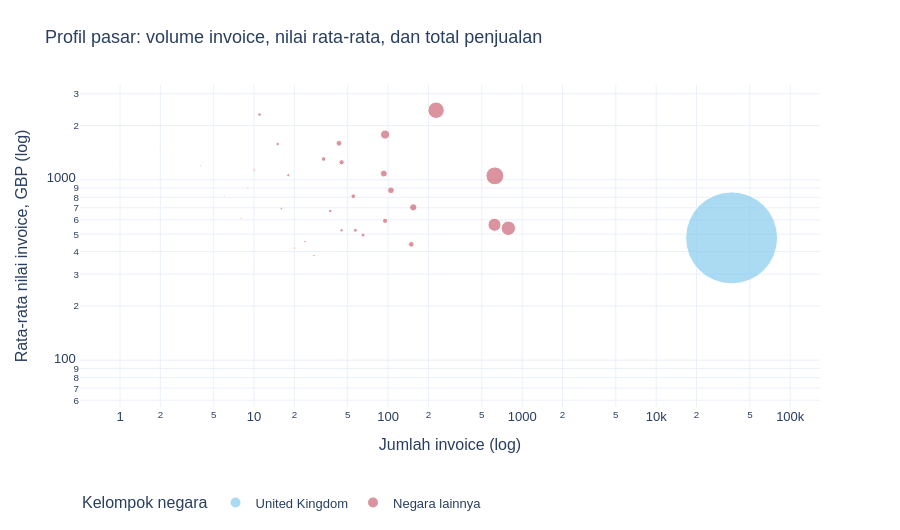

Notebook code cell kept with this figure:
### Code cell
# Visualisasi 6: analisis multidimensi negara dengan sumbu logaritmik.
fig6 = px.scatter(
    country, x='JumlahInvoice', y='RataRataInvoiceGBP', size='PenjualanGBP',
    color='Segmen', hover_name='Country', log_x=True, log_y=True, size_max=65,
    hover_data={'PenjualanGBP': ':,.2f', 'PangsaPersen': ':.2f',
                'JumlahInvoice': ':,', 'RataRataInvoiceGBP': ':,.2f', 'Segmen': False},
    labels={'JumlahInvoice': 'Jumlah invoice (log)',
            'RataRataInvoiceGBP': 'Rata-rata nilai invoice, GBP (log)',
            'PenjualanGBP': 'Penjualan (GBP)', 'PangsaPersen': 'Pangsa (%)'},
    title='Profil pasar: volume invoice, nilai rata-rata, dan total penjualan',
)
fig6.update_layout(height=530, legend=dict(title='Kelompok negara', orientation='h', y=-0.25))
tampilkan(fig6, '03_06_profil_negara')

### Figure 1 — Plotly figure (JSON) as saved in the notebook; plotly's stock layout.template omitted (floating-point values rounded to 4 significant figures)
{"data": [{"customdata": [[17410000.0, 85.03, "United Kingdom"]], "hovertemplate": "<b>%{hovertext}</b><br><br>Jumlah invoice (log)=%{x:,}<br>Rata-rata nilai invoice, GBP (log)=%{y:,.2f}<br>Penjualan (GBP)=%{customdata[0]:,.2f}<br>Pangsa (%)=%{customdata[1]:.2f}<extra></extra>", "hovertext": ["United Kingdom"], "legendgroup": "United Kingdom", "marker": {"color": "rgb(136, 204, 238)", "size": [17410000.0], "sizemode": "area", "sizeref": 4121.0, "symbol": "circle"}, "mode": "markers", "name": "United Kingdom", "orientation": "v", "showlegend": true, "type": "scatter", "x": [36535], "xaxis": "x", "y": [476.5], "yaxis": "y"}, {"customdata": [[658800.0, 3.217, "Negara lainnya"], [554000.0, 2.706, "Negara lainnya"], [425000.0, 2.076, "Negara lainnya"], [350500.0, 1.712, "Negara lainnya"], [169300.0, 0.8267, "Negara lainnya"], [108300.0, 0.5291, "Negara lainnya"], [100700.0, 0.4917, "Negara lainnya"], [91870.0, 0.4487, "Negara lainnya"], [68580.0, 0.3349, "Negara lainnya"], [65390.0, 0.3193, "Negara lainnya"], [56320.0, 0.2751, "Negara lainnya"], [56280.0, 0.2749, "Negara lainnya"], [44620.0, 0.2179, "Negara lainnya"], [43020.0, 0.2101, "Negara lainnya"], [32110.0, 0.1568, "Negara lainnya"], [29930.0, 0.1461, "Negara lainnya"], [25320.0, 0.1236, "Negara lainnya"], [24850.0, 0.1214, "Negara lainnya"], [23690.0, 0.1157, "Negara lainnya"], [23610.0, 0.1153, "Negara lainnya"], [19100.0, 0.09326, "Negara lainnya"], [11330.0, 0.05533, "Negara lainnya"], [11100.0, 0.0542, "Negara lainnya"], [10930.0, 0.05337, "Negara lainnya"], [10650.0, 0.05203, "Negara lainnya"], [8367.0, 0.04086, "Negara lainnya"], [8099.0, 0.03955, "Negara lainnya"], [4922.0, 0.02404, "Negara lainnya"], [4893.0, 0.02389, "Negara lainnya"], [4883.0, 0.02385, "Negara lainnya"], [4804.0, 0.02346, "Negara lainnya"], [3110.0, 0.01519, "Negara lainnya"], [3071.0, 0.015, "Negara lainnya"], [1906.0, 0.009306, "Negara lainnya"], [1412.0, 0.006895, "Negara lainnya"], [1300.0, 0.00635, "Negara lainnya"], [1253.0, 0.00612, "Negara lainnya"], [1119.0, 0.005462, "Negara lainnya"], [826.7, 0.004038, "Negara lainnya"], [536.4, 0.00262, "Negara lainnya"], [145.9, 0.0007126, "Negara lainnya"], [140.4, 0.0006856, "Negara lainnya"]], "hovertemplate": "<b>%{hovertext}</b><br><br>Jumlah invoice (log)=%{x:,}<br>Rata-rata nilai invoice, GBP (log)=%{y:,.2f}<br>Penjualan (GBP)=%{customdata[0]:,.2f}<br>Pangsa (%)=%{customdata[1]:.2f}<extra></extra>", "hovertext": ["EIRE", "Netherlands", "Germany", "France", "Australia", "Spain", "Switzerland", "Sweden", "Denmark", "Belgium", "Norway", "Portugal", "Channel Islands", "Japan", "Italy", "Finland", "Singapore", "Cyprus", "Hong Kong", "Austria", "Greece", "Israel", "United Arab Emirates", "Unspecified", "Poland", "USA", "Malta", "Iceland", "Lithuania", "Canada", "RSA", "Bahrain", "Thailand", "Lebanon", "Brazil", "European Community", "Bermuda", "Korea", "Czech Republic", "West Indies", "Saudi Arabia", "Nigeria"], "legendgroup": "Negara lainnya", "marker": {"color": "rgb(204, 102, 119)", "size": [658800.0, 554000.0, 425000.0, 350500.0, 169300.0, 108300.0, 100700.0, 91870.0, 68580.0, 65390.0, 56320.0, 56280.0, 44620.0, 43020.0, 32110.0, 29930.0, 25320.0, 24850.0, 23690.0, 23610.0, 19100.0, 11330.0, 11100.0, 10930.0, 10650.0, 8367.0, 8099.0, 4922.0, 4893.0, 4883.0, 4804.0, 3110.0, 3071.0, 1906.0, 1412.0, 1300.0, 1253.0, 1119.0, 826.7, 536.4, 145.9, 140.4], "sizemode": "area", "sizeref": 4121.0, "symbol": "circle"}, "mode": "markers", "name": "Negara lainnya", "orientation": "v", "showlegend": true, "type": "scatter", "x": [626, 228, 789, 622, 95, 154, 93, 105, 43, 149, 45, 95, 55, 33, 65, 57, 11, 37, 15, 45, 18, 10, 16, 24, 28, 20, 9, 8, 6, 8, 4, 10, 2, 2, 2, 4, 1, 2, 2, 1, 1, 2], "xaxis": "x", "y": [1052.0, 2430.0, 538.7, 563.4, 1782.0, 703.5, 1083.0, 875.0, 1595.0, 438.8, 1252.0, 592.5, 811.3, 1304.0, 494.0, 525.0, 2302.0, 671.6, 1579.0, 524.7, 1061.0, 1133.0, 693.6, 455.3, 380.5, 418.3, 899.9, 615.2, 815.4, 610.4, 1201.0, 311.0, 1535.0, 952.8, 705.9, 325.1, 1253.0, 559.3, 413.4, 536.4, 145.9, 70.2], "yaxis": "y"}], "layout": {"font": {"family": "Arial", "size": 13}, "height": 530, "legend": {"itemsizing": "constant", "orientation": "h", "title": {"text": "Kelompok negara"}, "tracegroupgap": 0, "y": -0.25}, "margin": {"b": 65, "t": 85}, "title": {"text": "Profil pasar: volume invoice, nilai rata-rata, dan total penjualan"}, "xaxis": {"anchor": "y", "domain": [0, 1], "title": {"text": "Jumlah invoice (log)"}, "type": "log"}, "yaxis": {"anchor": "x", "domain": [0, 1], "title": {"text": "Rata-rata nilai invoice, GBP (log)"}, "type": "log"}}}
